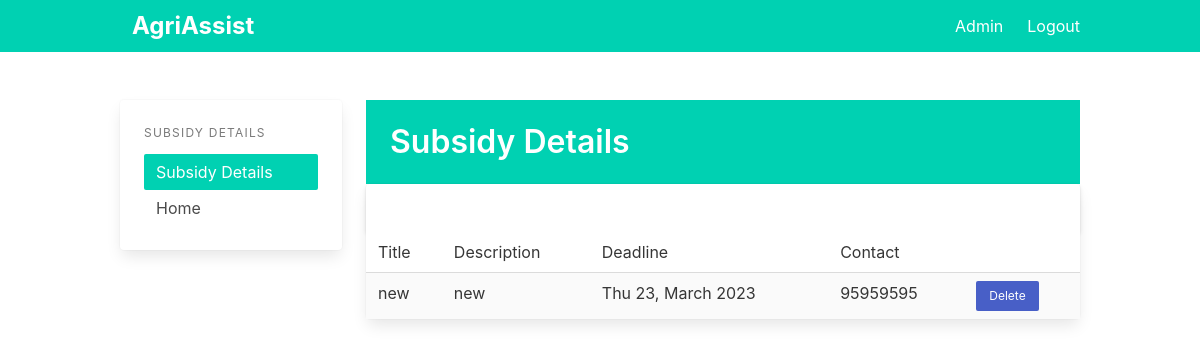
Screenshot of /subsidy/1 (signed in) with the database file from the repository.
### app/models.py (models this page shows)
class Subsidy(db.Model):
    id = db.Column(db.Integer, primary_key=True)
    title = db.Column(db.String(100))
    description = db.Column(db.String)
    amount = db.Column(db.String)
    application_deadline = db.Column(db.Date)
    contact = db.Column(db.String)

### app/pages.py (the view)
@page.route('/subsidy/<id>', methods=['GET'])
@login_required
def view_subsidy(id):
    subsidy = Subsidy.query.filter_by(id=id).first_or_404()
    return render_template('view_subsidy.html', subsidy=subsidy)

### app/templates/view_subsidy.html (shortened to what this page needs)
{% extends "base.html" %}
{% block content %}
<div class="columns">
  <div class="column is-3">
    <div class="card">
      <aside class="menu is-hidden-mobile card-content">
        <p class="menu-label">
          Subsidy Details
        </p>
        <ul class="menu-list">
          <li><a class="has-background-primary has-text-white">Subsidy Details</a></li>
          <li><a href="{{ url_for('page.index') }}">Home</a></li>
        </ul>
      </aside>
    </div>
  </div>
  <div class="column">
    <section class="hero is-primary welcome is-small">
      <div class="hero-body">
        <div class="">
          <h1 class="title">
            Subsidy Details
          </h1>
        </div>
      </div>
    </section>
    <div class="is-3">
      <div class="card events-card">
        <header class="card-header">
          <a href="#" class="card-header-icon" aria-label="more options">
            <span class="icon">
            </span>
          </a>
        </header>
        <div class="card-table">
          <div class="content">
            <table class="table is-fullwidth is-striped">
              <tbody>
                <tr>
                  <td>Title</td>
                  <td>Description</td>
                  <td>Deadline</td>
                  <td colspan="2">Contact</td>
                </tr>
                <tr>
                  <td>{{subsidy.title}}</td>
                  <td>{{subsidy.description}}</td>
                  <td>{{subsidy.application_deadline.strftime('%a %d, %B %Y')}}</td>
                  <td>{{subsidy.contact}}</td>
                  <td><a class="button is-link is-small"
                      href="{{ url_for('page.delete_subsidy', id=subsidy.id) }}">Delete</a>
                  </td>
                </tr>
              </tbody>
            </table>
          </div>
        </div>
      </div>
    </div>
  </div>
</div>
{% endblock %}

### rows the page displays
Subsidy: title "new", description "new", application_deadline "Thu 23, March 2023", contact "95959595"
